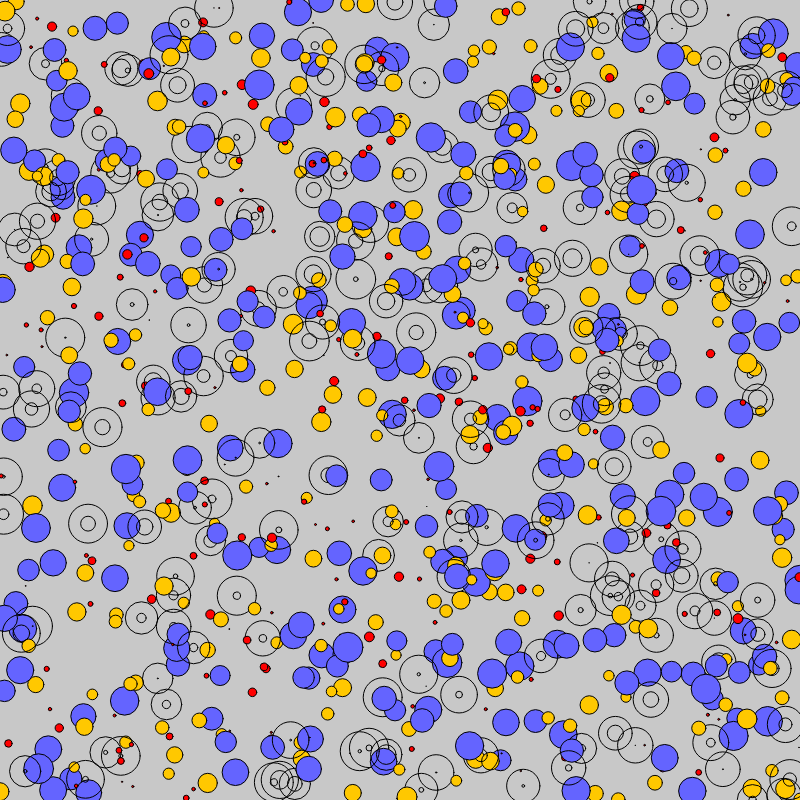
Frame 1 (no input)
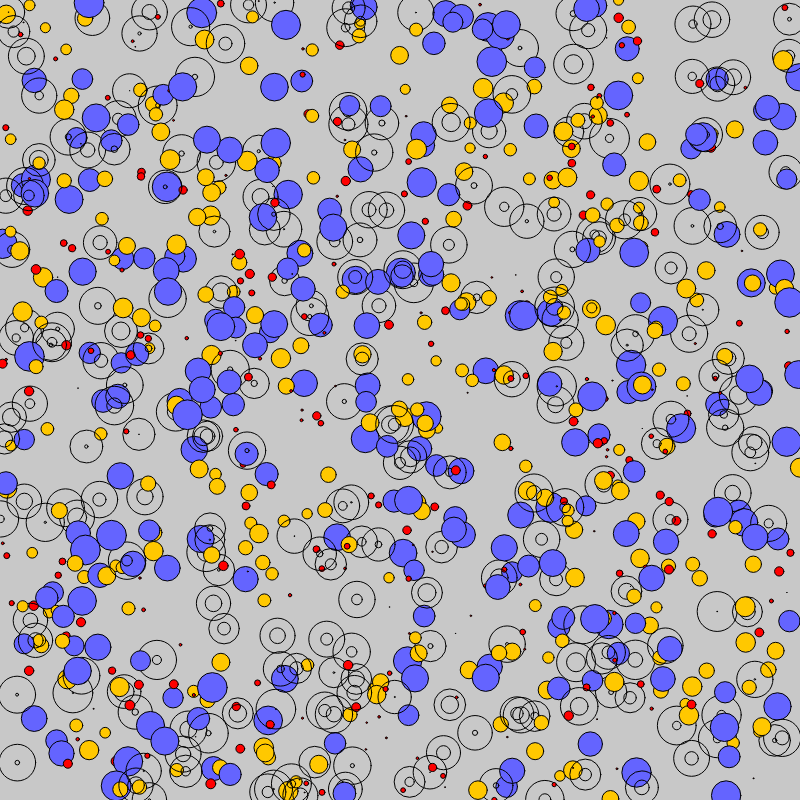
Frame 2 (the mouse pressed at the canvas centre, redrawn once)

The p5.js sketch that drew these frames (run headless with seeded random() and noise() and a simulated clock; the mouse was pressed at the canvas centre and the sketch redrawn once):

// p5.js sketch
// ── sketch.js

let n;

function setup() {
  createCanvas(800, 800);
  n = 1000;
}

function draw() {
  background(200);
  stroke(0)
  for (let i = 0; i < n; i++) {
    let x = random() * width
    let y = random() * height

    let r = random();
    if (r < 0.25){
      fill(255, 0, 0);
    } else if (r < 0.50) {
      fill(255, 200, 0);
    } else if (r < 0.75) {
      fill(100, 100, 255);
    } else {
      noFill();
      ellipse(x, y, random() * 20);
      // erase();
      // ellipse(x + random()*2, y+ random() * 2, random() * 30);
      // noErase();
    }
    
    ellipse(x, y, r * 40);
  }
    
  noLoop();
}
